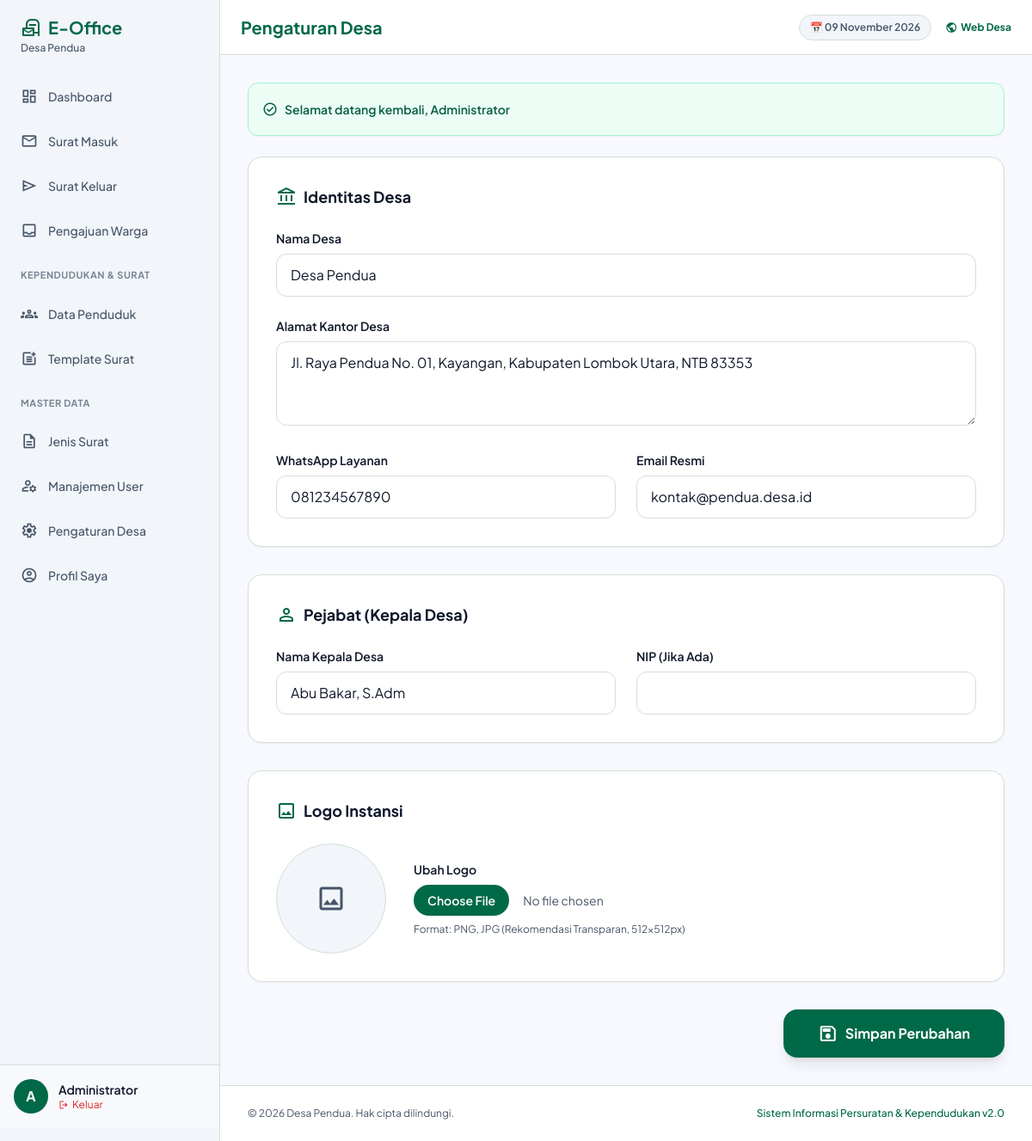
The app's page /admin/settings/desa.php (signed in) with its own data.
### tables this page shows
CREATE TABLE profil_desa (
    id INT PRIMARY KEY DEFAULT 1,
    nama VARCHAR(100) NOT NULL,
    alamat TEXT,
    telepon VARCHAR(20),
    email VARCHAR(100),
    logo VARCHAR(255),
    nama_kades VARCHAR(100),
    nip_kades VARCHAR(50)
);

### includes/functions.php (called while the page is built, shortened)
<?php
require_once __DIR__ . '/../config/database.php';
function base_url($path = '') {
    $protocol = isset($_SERVER['HTTPS']) && $_SERVER['HTTPS'] === 'on' ? "https" : "http";
    $host = $_SERVER['HTTP_HOST'];
    $base = $protocol . "://" . $host . "/";
    return $base . ltrim($path, '/');
}
function get_flash() {
    if (isset($_SESSION['flash'])) {
        $flash = $_SESSION['flash'];
        return $flash;
    }
    return null;
}
function is_logged_in() {
    return isset($_SESSION['user_id']);
}
function get_village_profile() {
    global $pdo;
    $stmt = $pdo->query("SELECT * FROM profil_desa LIMIT 1");
    return $stmt->fetch();
}
function format_date($date) {
    $months = [
        1 => 'Januari', 'Februari', 'Maret', 'April', 'Mei', 'Juni',
        'Juli', 'Agustus', 'September', 'Oktober', 'November', 'Desember'
    ];
    $timestamp = strtotime($date);
    $d = date('d', $timestamp);
    $m = $months[(int)date('m', $timestamp)];
    $y = date('Y', $timestamp);
    return "$d $m $y";
}
?>

### admin/settings/desa.php (the view, shortened to what this page needs)
<?php
$page_title = "Pengaturan Desa";
require_once __DIR__ . '/../../includes/header.php';
require_once __DIR__ . '/../../includes/sidebar.php';
?>
<div class="max-w-4xl">
    <form action="" method="POST" enctype="multipart/form-data" class="space-y-8">
        <div class="bg-white rounded-2xl shadow-sm border border-outline-variant p-8 space-y-6">
            <h3 class="text-lg font-bold flex items-center gap-2">
                <span class="material-symbols-outlined text-primary">account_balance</span>
                Identitas Desa
            </h3>
            <div class="grid grid-cols-1 md:grid-cols-2 gap-6">
                <div class="md:col-span-2">
                    <label for="name" class="block text-sm font-semibold mb-2">Nama Desa</label>
                    <input type="text" name="name" id="name" required value="<?= $village['nama'] ?>"
                        class="w-full px-4 py-3 border border-outline-variant rounded-xl focus:ring-2 focus:ring-primary outline-none">
                </div>
                <div class="md:col-span-2">
                    <label for="address" class="block text-sm font-semibold mb-2">Alamat Kantor Desa</label>
                    <textarea name="address" id="address" rows="3" required
                        class="w-full px-4 py-3 border border-outline-variant rounded-xl focus:ring-2 focus:ring-primary outline-none"><?= $village['alamat'] ?></textarea>
                </div>
                <div>
                    <label for="phone" class="block text-sm font-semibold mb-2">WhatsApp Layanan</label>
                    <input type="text" name="phone" id="phone" value="<?= $village['telepon'] ?>"
                        class="w-full px-4 py-3 border border-outline-variant rounded-xl focus:ring-2 focus:ring-primary outline-none">
                </div>
                <div>
                    <label for="email" class="block text-sm font-semibold mb-2">Email Resmi</label>
                    <input type="email" name="email" id="email" value="<?= $village['email'] ?>"
                        class="w-full px-4 py-3 border border-outline-variant rounded-xl focus:ring-2 focus:ring-primary outline-none">
                </div>
            </div>
        </div>
        <div class="bg-white rounded-2xl shadow-sm border border-outline-variant p-8 space-y-6">
            <h3 class="text-lg font-bold flex items-center gap-2">
                <span class="material-symbols-outlined text-primary">person</span>
                Pejabat (Kepala Desa)
            </h3>
            <div class="grid grid-cols-1 md:grid-cols-2 gap-6">
                <div>
                    <label for="kades_name" class="block text-sm font-semibold mb-2">Nama Kepala Desa</label>
                    <input type="text" name="kades_name" id="kades_name" value="<?= $village['nama_kades'] ?>"
                        class="w-full px-4 py-3 border border-outline-variant rounded-xl focus:ring-2 focus:ring-primary outline-none">
                </div>
                <div>
                    <label for="kades_nip" class="block text-sm font-semibold mb-2">NIP (Jika Ada)</label>
                    <input type="text" name="kades_nip" id="kades_nip" value="<?= $village['nip_kades'] ?>"
                        class="w-full px-4 py-3 border border-outline-variant rounded-xl focus:ring-2 focus:ring-primary outline-none">
                </div>
            </div>
        </div>
        <div class="bg-white rounded-2xl shadow-sm border border-outline-variant p-8 space-y-6">
            <h3 class="text-lg font-bold flex items-center gap-2">
                <span class="material-symbols-outlined text-primary">image</span>
                Logo Instansi
            </h3>
            <div class="flex items-center gap-8">
                <div class="w-32 h-32 rounded-full border border-outline-variant overflow-hidden flex items-center justify-center bg-surface-container-low">
                    <?php if ($village['logo']): ?>
                        <img src="<?= base_url($village['logo']) ?>" class="w-full h-full object-contain">
                    <?php else: ?>
                        <span class="material-symbols-outlined text-4xl text-on-surface-variant">image</span>
                    <?php endif; ?>
                </div>
                <div class="flex-1">
                    <label class="block text-sm font-semibold mb-2">Ubah Logo</label>
                    <input type="file" name="logo" accept="image/*"
                        class="w-full text-sm text-on-surface-variant file:mr-4 file:py-2 file:px-4 file:rounded-full file:border-0 file:text-sm file:font-semibold file:bg-primary file:text-white hover:file:bg-primary-container cursor-pointer">
                    <p class="text-xs text-on-surface-variant mt-2">Format: PNG, JPG (Rekomendasi Transparan, 512x512px)</p>
                </div>
            </div>
        </div>
        <div class="flex justify-end gap-4">
            <button type="submit" class="bg-primary text-white px-10 py-4 rounded-2xl font-bold hover:bg-primary-container transition-all shadow-lg active:scale-95 flex items-center gap-2">
                <span class="material-symbols-outlined">save</span>
                Simpan Perubahan
            </button>
        </div>
    </form>
</div>
<?php require_once __DIR__ . '/../../includes/footer.php'; ?>

### includes/sidebar.php (shortened to what this page needs)
<?php if (is_logged_in()): ?>
<aside id="admin-sidebar" class="h-screen w-64 fixed left-0 top-0 bg-surface-container-low border-r border-outline-variant shadow-lg md:shadow-none flex flex-col py-4 z-40 transform -translate-x-full md:translate-x-0 transition-transform duration-300 ease-in-out">
    <div class="px-6 mb-6 flex items-center justify-between">
        <div>
            <h1 class="text-xl text-primary font-bold flex items-center gap-2">
                <span class="material-symbols-outlined text-2xl">local_post_office</span> E-Office
            </h1>
            <p class="text-xs text-on-surface-variant font-medium"><?= htmlspecialchars(get_village_profile()['nama']) ?></p>
        </div>
    </div>
    <nav class="flex-1 space-y-1 overflow-y-auto px-3">
        <a class="flex items-center gap-3 px-3 py-2.5 rounded-xl font-medium text-sm text-on-surface-variant hover:bg-surface-container-high hover:text-primary transition-all" href="<?= base_url('admin/index.php') ?>">
            <span class="material-symbols-outlined text-xl">dashboard</span>
            Dashboard
        </a>
        <a class="flex items-center gap-3 px-3 py-2.5 rounded-xl font-medium text-sm text-on-surface-variant hover:bg-surface-container-high hover:text-primary transition-all" href="<?= base_url('admin/surat-masuk/index.php') ?>">
            <span class="material-symbols-outlined text-xl">mail</span>
            Surat Masuk
        </a>
        <a class="flex items-center gap-3 px-3 py-2.5 rounded-xl font-medium text-sm text-on-surface-variant hover:bg-surface-container-high hover:text-primary transition-all" href="<?= base_url('admin/surat-keluar/index.php') ?>">
            <span class="material-symbols-outlined text-xl">send</span>
            Surat Keluar
        </a>
        <a class="flex items-center gap-3 px-3 py-2.5 rounded-xl font-medium text-sm text-on-surface-variant hover:bg-surface-container-high hover:text-primary transition-all" href="<?= base_url('admin/pengajuan/index.php') ?>">
            <span class="material-symbols-outlined text-xl">inbox</span>
            Pengajuan Warga
        </a>
        <div class="pt-4 pb-2 px-3 text-[11px] font-bold text-on-surface-variant/70 uppercase tracking-wider">Kependudukan & Surat</div>
        <a class="flex items-center gap-3 px-3 py-2.5 rounded-xl font-medium text-sm text-on-surface-variant hover:bg-surface-container-high hover:text-primary transition-all" href="<?= base_url('admin/penduduk/index.php') ?>">
            <span class="material-symbols-outlined text-xl">groups</span>
            Data Penduduk
        </a>
        <a class="flex items-center gap-3 px-3 py-2.5 rounded-xl font-medium text-sm text-on-surface-variant hover:bg-surface-container-high hover:text-primary transition-all" href="<?= base_url('admin/surat/buat.php') ?>">
            <span class="material-symbols-outlined text-xl">post_add</span>
            Template Surat
        </a>
        <div class="pt-4 pb-2 px-3 text-[11px] font-bold text-on-surface-variant/70 uppercase tracking-wider">Master Data</div>
        <a class="flex items-center gap-3 px-3 py-2.5 rounded-xl font-medium text-sm text-on-surface-variant hover:bg-surface-container-high hover:text-primary transition-all" href="<?= base_url('admin/master/jenis-surat.php') ?>">
            <span class="material-symbols-outlined text-xl">description</span>
            Jenis Surat
        </a>
        <a class="flex items-center gap-3 px-3 py-2.5 rounded-xl font-medium text-sm text-on-surface-variant hover:bg-surface-container-high hover:text-primary transition-all" href="<?= base_url('admin/users/index.php') ?>">
            <span class="material-symbols-outlined text-xl">manage_accounts</span>
            Manajemen User
        </a>
        <a class="flex items-center gap-3 px-3 py-2.5 rounded-xl font-medium text-sm text-on-surface-variant hover:bg-surface-container-high hover:text-primary transition-all" href="<?= base_url('admin/settings/desa.php') ?>">
            <span class="material-symbols-outlined text-xl">settings</span>
            Pengaturan Desa
        </a>
        <a class="flex items-center gap-3 px-3 py-2.5 rounded-xl font-medium text-sm text-on-surface-variant hover:bg-surface-container-high hover:text-primary transition-all" href="<?= base_url('admin/profil.php') ?>">
            <span class="material-symbols-outlined text-xl">account_circle</span>
            Profil Saya
        </a>
    </nav>
    <div class="px-4 py-4 border-t border-outline-variant bg-white/40">
        <div class="flex items-center gap-3">
            <div class="w-10 h-10 rounded-full bg-primary flex items-center justify-center text-white font-bold shrink-0">
                <?= strtoupper(substr($_SESSION['full_name'] ?? 'A', 0, 1)) ?>
            </div>
            <div class="overflow-hidden flex-1">
                <p class="text-sm font-semibold truncate text-on-surface"><?= htmlspecialchars($_SESSION['full_name'] ?? 'User') ?></p>
                <a href="<?= base_url('logout.php') ?>" class="text-xs text-error hover:underline flex items-center gap-1">
                    <span class="material-symbols-outlined text-xs">logout</span> Keluar
                </a>
            </div>
        </div>
    </div>
</aside>
<main class="ml-0 md:ml-64 min-h-screen flex flex-col transition-all">
    <header class="w-full sticky top-0 z-20 bg-white/95 backdrop-blur-md border-b border-outline-variant flex justify-between items-center h-16 px-4 sm:px-6">
        <div class="flex items-center gap-3">
            <h2 class="text-lg sm:text-xl font-bold text-primary truncate"><?= $page_title ?? 'Dashboard' ?></h2>
        </div>
        <div class="flex items-center gap-4">
            <span class="hidden sm:inline-block text-xs font-semibold px-3 py-1.5 rounded-full bg-surface-container-low text-on-surface-variant border border-outline-variant">
                📅 <?= format_date(date('Y-m-d')) ?>
            </span>
            <a href="<?= base_url() ?>" target="_blank" class="text-xs font-bold text-primary hover:underline flex items-center gap-1" title="Lihat Website">
                <span class="material-symbols-outlined text-sm">public</span> Web Desa
            </a>
        </div>
    </header>
    <div class="p-4 sm:p-6 lg:p-8 flex-1">
        <?php $flash = get_flash(); if ($flash): ?>
            <div class="mb-6 p-4 rounded-xl shadow-sm border <?= $flash['type'] === 'success' ? 'bg-emerald-50 text-emerald-800 border-emerald-200' : 'bg-red-50 text-red-800 border-red-200' ?> flex items-center justify-between">
                <div class="flex items-center gap-2">
                    <span class="material-symbols-outlined text-lg"><?= $flash['type'] === 'success' ? 'check_circle' : 'error' ?></span>
                    <span class="text-sm font-semibold"><?= $flash['message'] ?></span>
                </div>
            </div>
        <?php endif; ?>
<?php endif; ?>

### includes/footer.php (shortened to what this page needs)
<?php if (is_logged_in()): ?>
    </div>
    <footer class="mt-auto border-t border-outline-variant bg-white py-4 sm:py-6 px-4 sm:px-8">
        <div class="flex flex-col sm:flex-row justify-between items-center gap-2 text-xs text-on-surface-variant">
            <p>&copy; <?= date('Y') ?> <?= htmlspecialchars(get_village_profile()['nama']) ?>. Hak cipta dilindungi.</p>
            <p class="font-medium text-primary">Sistem Informasi Persuratan & Kependudukan v2.0</p>
        </div>
    </footer>
</main>
<?php endif; ?>
</body>
</html>

### includes/header.php (style rules this page uses)
body { font-family: 'Plus Jakarta Sans', 'Inter', sans-serif; -webkit-tap-highlight-color: transparent; }
.material-symbols-outlined { font-variation-settings: 'FILL' 0, 'wght' 400, 'GRAD' 0, 'opsz' 24; }

### records on screen
profil_desa: nama "Desa Pendua", name "Desa Pendua", address "Jl. Raya Pendua No. 01, Kayangan, Kabupaten Lombok Utara, NTB 83353", phone "081234567890", email "kontak@pendua.desa.id", kades_name "Abu Bakar, S.Adm"

### other values on screen
substr($_SESSION['full_name'] ?? 'A', 0, 1) "A"
$_SESSION['full_name'] "Administrator"
$page_title "Pengaturan Desa"
$flash['message'] "Selamat datang kembali, Administrator"
